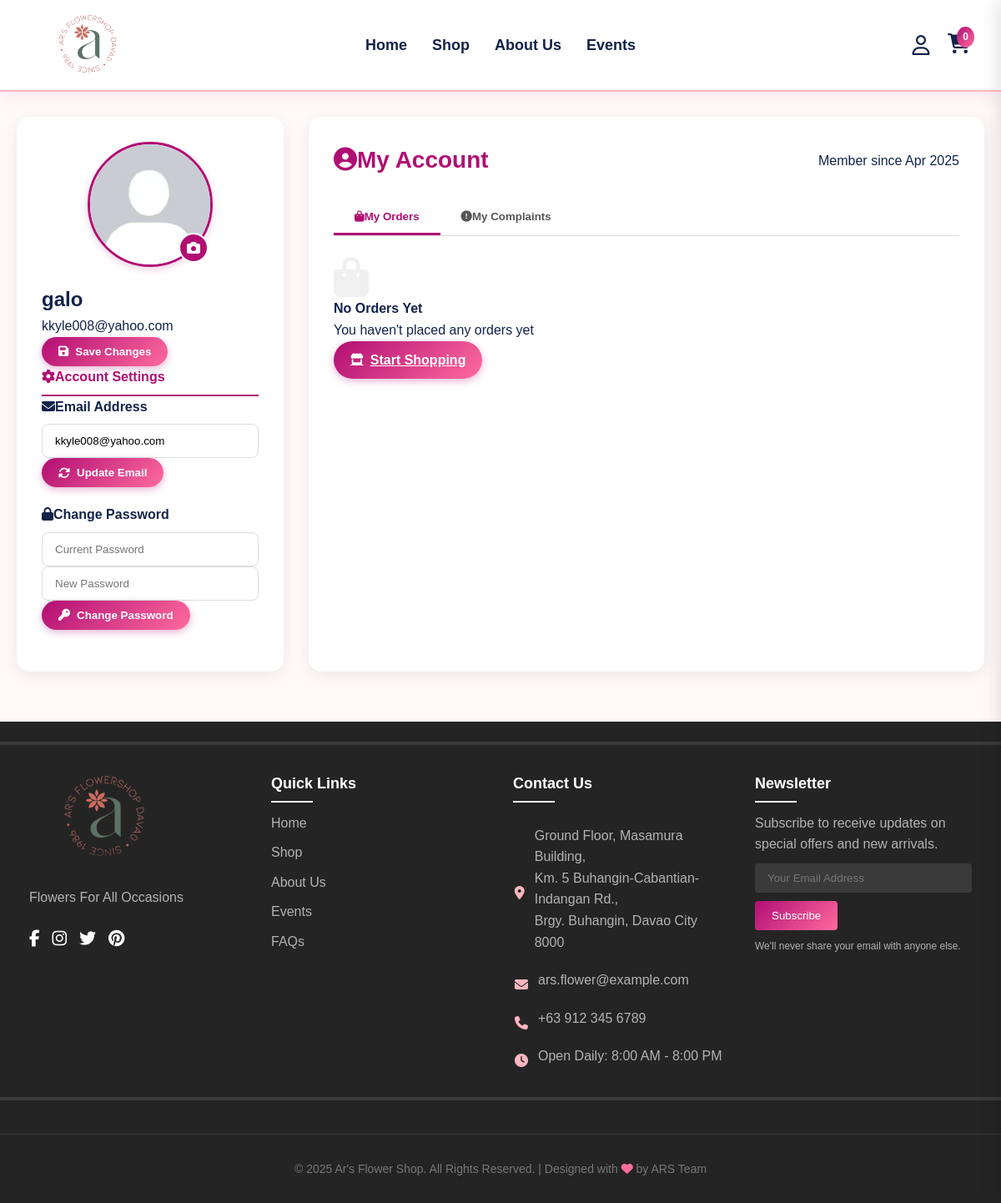
The page /user-profile.php (signed in) on the database as committed earlier.
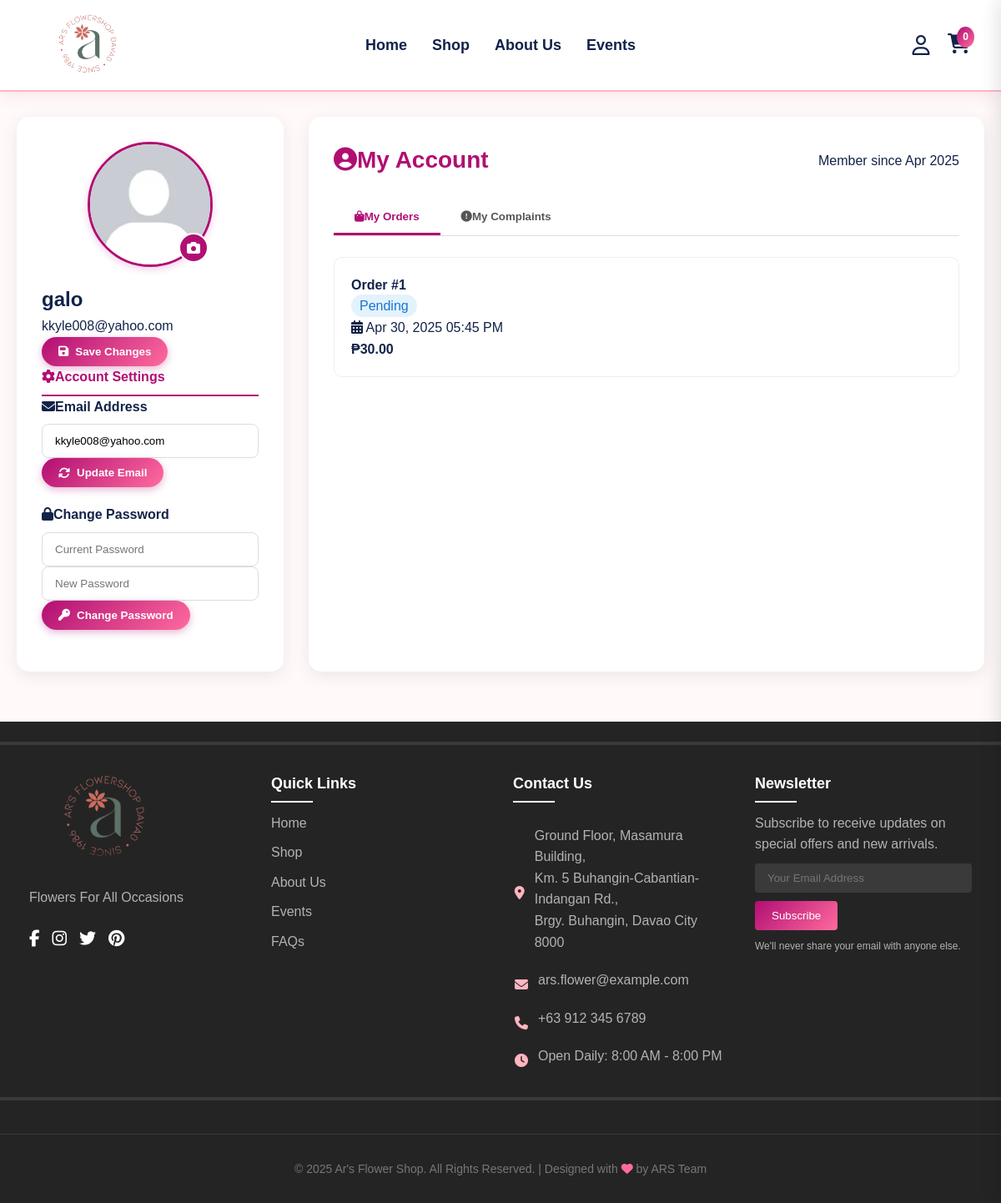
The same page on the database as committed later.
### tables this page shows
CREATE TABLE `users` (
  `user_id` int(11) NOT NULL,
  `name` varchar(100) NOT NULL,
  `email` varchar(100) NOT NULL,
  `phone` varchar(20) DEFAULT NULL,
  `role_id` int(11) NOT NULL,
  `username` varchar(255) NOT NULL,
  `pass` varchar(100) NOT NULL,
  `created_at` timestamp NOT NULL DEFAULT current_timestamp(),
  `profile_picture` varchar(255) DEFAULT 'uploads/profile_picture/default_profile.jpg'
);

CREATE TABLE `ordertable` (
  `order_id` int(11) NOT NULL,
  `customer_id` int(11) NOT NULL,
  `order_date` timestamp NOT NULL DEFAULT current_timestamp(),
  `total_amount` decimal(10,2) NOT NULL,
  `shipping_date` date DEFAULT NULL,
  `status` enum('Pending','Preparing','Out for Delivery','Delivered','Cancelled') NOT NULL DEFAULT 'Pending'
);

### user-profile.php (the view, shortened to what this page needs)
<?php include 'footHead/header.php'; ?>
<?php
require_once 'connect.php';
$user = [
  'user_id' => null,
  'username' => 'Guest',
  'email' => '',
  'profile_picture' => '/images/default_profile.jpg',
  'created_at' => date('Y-m-d H:i:s')
];
try {
  $user_id = $_SESSION['user_id'];
  $stmt = $pdo->prepare("SELECT * FROM users WHERE user_id = ?");
  $stmt->execute([$user_id]);
  $user_data = $stmt->fetch();
  if ($user_data) {
    $user = array_merge($user, $user_data);
  } else {
    session_destroy();
    header("Location: login.php");
    exit();
  }
} catch (PDOException $e) {
  $error = "Database error: " . $e->getMessage();
  error_log("User Profile Error: " . $e->getMessage());
}
try {
  $id = $_SESSION['user_id'];
  $stmt = $pdo->prepare("SELECT * FROM `ordertable` WHERE `customer_id` = ?");
  $stmt->execute([$id]);
  $orders = $stmt->fetchAll(PDO::FETCH_ASSOC);
} catch (PDOException $e) {
  $error = "Error fetching orders: " . $e->getMessage();
  $orders = [];
}
?>
<!DOCTYPE html>
<html lang="en">
<head>
  <link rel="stylesheet" href="https://cdnjs.cloudflare.com/ajax/libs/font-awesome/6.5.0/css/all.min.css">
</head>
<body>
  <div class="container">
    <div class="profile-container">
      <div class="profile-sidebar">
        <div class="text-center">
          <div class="profile-picture-container">
            <img src="<?php echo htmlspecialchars($user['profile_picture'] ?? '/images/default_profile.jpg'); ?>"
              class="profile-picture" id="profile-picture">
            <div class="profile-picture-edit" onclick="document.getElementById('profile-upload').click()">
              <i class="fas fa-camera"></i>
            </div>
          </div>
          <h2><?php echo htmlspecialchars($user['username']); ?></h2>
          <p><?php echo htmlspecialchars($user['email']); ?></p>
          <form method="post" enctype="multipart/form-data" class="mt-4">
            <button type="submit" class="btn btn-primary w-100">
              <i class="fas fa-save"></i> Save Changes
            </button>
          </form>
        </div>
        <div class="mt-5">
          <h4 class="mb-4" style="color: var(--primary); border-bottom: 2px solid var(--primary); padding-bottom: 8px;">
            <i class="fas fa-cog mr-2"></i>Account Settings
          </h4>
          <form method="post">
            <div class="form-group">
              <label><i class="fas fa-envelope mr-2"></i>Email Address</label>
              <input type="email" name="new_email" class="form-control"
                value="<?php echo htmlspecialchars($user['email']); ?>" required>
              <button type="submit" name="change_email" class="btn btn-primary mt-3 w-100">
                <i class="fas fa-sync-alt"></i> Update Email
              </button>
            </div>
          </form>
          <form method="post" class="mt-4">
            <div class="form-group">
              <label><i class="fas fa-lock mr-2"></i>Change Password</label>
              <input type="password" name="current_password" class="form-control" placeholder="Current Password" required>
              <input type="password" name="new_password" class="form-control mt-3" placeholder="New Password" required>
              <button type="submit" name="change_password" class="btn btn-primary mt-3 w-100">
                <i class="fas fa-key"></i> Change Password
              </button>
            </div>
          </form>
        </div>
      </div>
      <div class="profile-content">
        <div class="profile-header">
          <h2><i class="fas fa-user-circle mr-2"></i>My Account</h2>
          <div class="text-muted">Member since <?php echo date('M Y', strtotime($user['created_at'])); ?></div>
        </div>
        <div class="tab-buttons">
          <button class="tab-button active" onclick="openTab('orders')">
            <i class="fas fa-shopping-bag mr-2"></i>My Orders
          </button>
          <button class="tab-button" onclick="openTab('complaints')">
            <i class="fas fa-exclamation-circle mr-2"></i>My Complaints
          </button>
        </div>
        <div id="orders" class="tab-content active">
          <?php if (empty($orders)): ?>
            <div class="text-center py-5">
              <i class="fas fa-shopping-bag fa-3x mb-3" style="color: var(--gray);"></i>
              <h4>No Orders Yet</h4>
              <p class="text-muted">You haven't placed any orders yet</p>
              <a href="productPage.php" class="btn btn-primary mt-3">
                <i class="fas fa-store mr-2"></i>Start Shopping
              </a>
            </div>
          <?php else: ?>
            <?php foreach ($orders as $order): ?>
              <div class="order-card">
                <div class="d-flex justify-content-between align-items-center mb-3">
                  <h4>Order #<?php echo htmlspecialchars($order['order_id']); ?></h4>
                  <span class="badge" style="background: #e3f2fd; color: #1976d2; padding: 5px 10px; border-radius: 20px;">
                    <?php echo ucfirst(htmlspecialchars($order['status'])); ?>
                  </span>
                </div>
                <div class="d-flex justify-content-between mb-2">
                  <div>
                    <i class="fas fa-calendar-alt mr-2 text-muted"></i>
                    <?php echo date('M d, Y h:i A', strtotime($order['order_date'])); ?>
                  </div>
                  <div>
                    <strong>₱<?php echo number_format($order['total_amount'], 2); ?></strong>
                  </div>
                </div>
              </div>
            <?php endforeach; ?>
          <?php endif; ?>
        </div>
      </div>
    </div>
  </div>
  <?php include 'footHead/footer.php'; ?>
</body>
</html>

### footHead/header.php (shortened to what this page needs)
<!DOCTYPE html>
<html lang="en">
<head>
  <link rel="stylesheet" href="https://cdnjs.cloudflare.com/ajax/libs/font-awesome/6.5.0/css/all.min.css">
</head>
<body>
  <div id="main-header" class="header">
    <div class="logo">
      <img src="pictures/arsFlowerHeaderLogo.png" onclick="window.location.href='home.php'">
    </div>
    <div class="nav-links">
      <a onclick="window.location.href='home.php'">Home</a>
      <a onclick="window.location.href='productPage.php'">Shop</a>
      <a onclick="window.location.href='aboutUs.php'">About Us</a>
      <a onclick="window.location.href='events.php'">Events</a>
    </div>
    <div class="icons">
      <i class="fa-regular fa-user" id="login-button"></i>
      <div class="cart-icon">
        <i class="fa-solid fa-cart-shopping" id="cart-button"></i>
        <span id="cart-count"></span>
      </div>
    </div>
  </div>
</body>
</html>

### footHead/footer.php (shortened to what this page needs)
<!DOCTYPE html>
<html lang="en">
<head>
    <link rel="stylesheet" href="https://cdnjs.cloudflare.com/ajax/libs/font-awesome/6.5.0/css/all.min.css">
</head>
<body>
    <footer>
        <div class="footer-container">
            <div class="footer-col">
                <img src="pictures/arsFlowerHeaderLogo.png" alt="Ar's Flower Shop Logo" class="footer-logo">
                <p>Flowers For All Occasions</p>
                <div class="social-icons">
                    <a href="#"><i class="fab fa-facebook-f"></i></a>
                    <a href="#"><i class="fab fa-instagram"></i></a>
                    <a href="#"><i class="fab fa-twitter"></i></a>
                    <a href="#"><i class="fab fa-pinterest"></i></a>
                </div>
            </div>
            <div class="footer-col">
                <h3>Quick Links</h3>
                <a href="home.php">Home</a>
                <a href="productPage.php">Shop</a>
                <a href="aboutUs.php">About Us</a>
                <a href="events.php">Events</a>
                <a href="#">FAQs</a>
            </div>
            <div class="footer-col">
                <h3>Contact Us</h3>
                <div class="address">
                    <div class="contact-info">
                        <i class="fas fa-map-marker-alt"></i>
                        <p>Ground Floor, Masamura Building,<br>
                            Km. 5 Buhangin-Cabantian-Indangan Rd.,<br>
                            Brgy. Buhangin, Davao City 8000</p>
                    </div>
                    <div class="contact-info">
                        <i class="fas fa-envelope"></i>
                        <a href="mailto:ars.flower@example.com">ars.flower@example.com</a>
                    </div>
                    <div class="contact-info">
                        <i class="fas fa-phone"></i>
                        <a href="tel:+639123456789">+63 912 345 6789</a>
                    </div>
                    <div class="contact-info">
                        <i class="fas fa-clock"></i>
                        <p>Open Daily: 8:00 AM - 8:00 PM</p>
                    </div>
                </div>
            </div>
            <div class="footer-col">
                <h3>Newsletter</h3>
                <p>Subscribe to receive updates on special offers and new arrivals.</p>
                <form class="newsletter-form">
                    <input type="email" placeholder="Your Email Address" required>
                    <button type="submit">Subscribe</button>
                </form>
                <p style="font-size: 12px; margin-top: 10px;">We'll never share your email with anyone else.</p>
            </div>
            <div class="footer-square"></div>
        </div>
        <div class="copyright">
            &copy; 2025 Ar's Flower Shop. All Rights Reserved. | Designed with <i class="fas fa-heart" style="color: #ff6b9e;"></i> by ARS Team
        </div>
    </footer>
</body>
</html>

### footHead/header.php (style rules this page uses)
*, *::before, *::after { margin: 0; padding: 0; box-sizing: border-box; -webkit-text-size-adjust: 100%; -moz-text-size-adjust: 100%; -ms-text-size-adjust: 100%; }
html { scroll-behavior: smooth; -webkit-font-smoothing: antialiased; -moz-osx-font-smoothing: grayscale; }
body { font-family: 'Arial', sans-serif; position: relative; overflow-x: hidden; background-color: #FFF9F9; line-height: 1.5; }
.header { display: flex; justify-content: space-between; align-items: center; padding: 15px 40px; background-color: rgba(255, 255, 255, 0.98); position: fixed; top: 0; left: 0; width: 100%; z-index: 1000; transition: all 0.4s ease; box-shadow: 0 2px 20px rgba(177, 14, 115, 0.1); border-bottom: 2px solid #ffb6c1; height: 110px; }
.logo img { height: 80px; width: auto; max-width: none; transition: transform 0.3s; cursor: pointer; display: block; }
.nav-links { display: flex; gap: 40px; position: absolute; left: 50%; transform: translateX(-50%); }
.nav-links a { text-decoration: none; color: #122349; font-size: 18px; font-weight: 600; transition: all 0.3s; position: relative; padding: 5px 0; cursor: pointer; white-space: nowrap; }
.nav-links a:after { content: ''; position: absolute; bottom: 0; left: 0; width: 0; height: 2px; background: linear-gradient(90deg, #b10e73, #ff6b9e); transition: width 0.3s; }
.icons { display: flex; gap: 20px; align-items: center; }
.cart-icon { position: relative; }
.cart-icon span { position: absolute; top: -8px; right: -8px; background: linear-gradient(135deg, #b10e73, #ff6b9e); color: white; font-size: 12px; border-radius: 50%; padding: 3px 7px; font-weight: bold; }
.icons i { font-size: 24px; color: #122349; cursor: pointer; transition: all 0.3s; width: 24px; height: 24px; text-align: center; line-height: 24px; }
@media (max-width: 1200px) { .nav-links { gap: 30px; } }

### footHead/footer.php (style rules this page uses)
footer { background-color: rgb(37, 36, 36); color: white; padding: 60px 0 30px; position: relative; overflow: hidden; font-family: 'Arial', sans-serif; }
.footer-container { max-width: 1200px; margin: 0 auto; display: flex; flex-wrap: wrap; justify-content: space-between; padding: 0 20px; position: relative; }
.footer-square { position: absolute; width: 1800px; height: 430px; background-color: transparent; border: 4px solid rgba(255, 255, 255, 0.1); bottom: 10px; right: -300px; z-index: 1; }
.footer-col { flex: 1; min-width: 250px; margin-bottom: 30px; padding: 0 15px; position: relative; z-index: 2; }
.footer-col h3 { font-size: 18px; margin-bottom: 20px; position: relative; display: inline-block; }
.footer-col h3::after { content: ''; position: absolute; left: 0; bottom: -8px; width: 50px; height: 2px; background: #ffffff; }
.footer-col p, .footer-col a { color: #b3b3b3; line-height: 1.6; margin-bottom: 10px; display: block; text-decoration: none; transition: color 0.3s; }
.address { font-style: normal; margin-top: 15px; }
.contact-info { display: flex; align-items: center; margin-bottom: 10px; }
.contact-info i { margin-right: 10px; color: #ffb6c1; width: 20px; text-align: center; }
.footer-logo { width: 180px; height: auto; margin-bottom: 20px; -webkit-mask-image: linear-gradient(to bottom, rgba(0, 0, 0, 1) 0%, rgba(0, 0, 0, 1) 80%, rgba(0, 0, 0, 0) 100%); mask-image: linear-gradient(to bottom, rgba(0, 0, 0, 1) 0%, rgba(0, 0, 0, 1) 80%, rgba(0, 0, 0, 0) 100%); }
.newsletter-form input { padding: 10px 15px; width: 100%; margin-bottom: 10px; border: none; border-radius: 4px; background: rgba(255, 255, 255, 0.1); color: white; }
.newsletter-form button { padding: 10px 20px; background: linear-gradient(135deg, #b10e73, #ff6b9e); color: white; border: none; border-radius: 4px; cursor: pointer; transition: all 0.3s; }
.copyright { width: 100%; text-align: center; padding-top: 30px; margin-top: 30px; border-top: 1px solid rgba(255, 255, 255, 0.1); color: #777; font-size: 14px; }
.social-icons { display: flex; gap: 15px; margin-top: 20px; }
.social-icons a { color: white; font-size: 20px; transition: color 0.3s; }

Rows that differ between the two databases and show on the page:
added ordertable: order_id "1", status "Pending", order_date "Apr 30, 2025 05:45 PM", total_amount "30.00"
Other text that changed with them:
text no longer shown: "No Orders Yet You haven't placed any orders yet Start Shopping"
